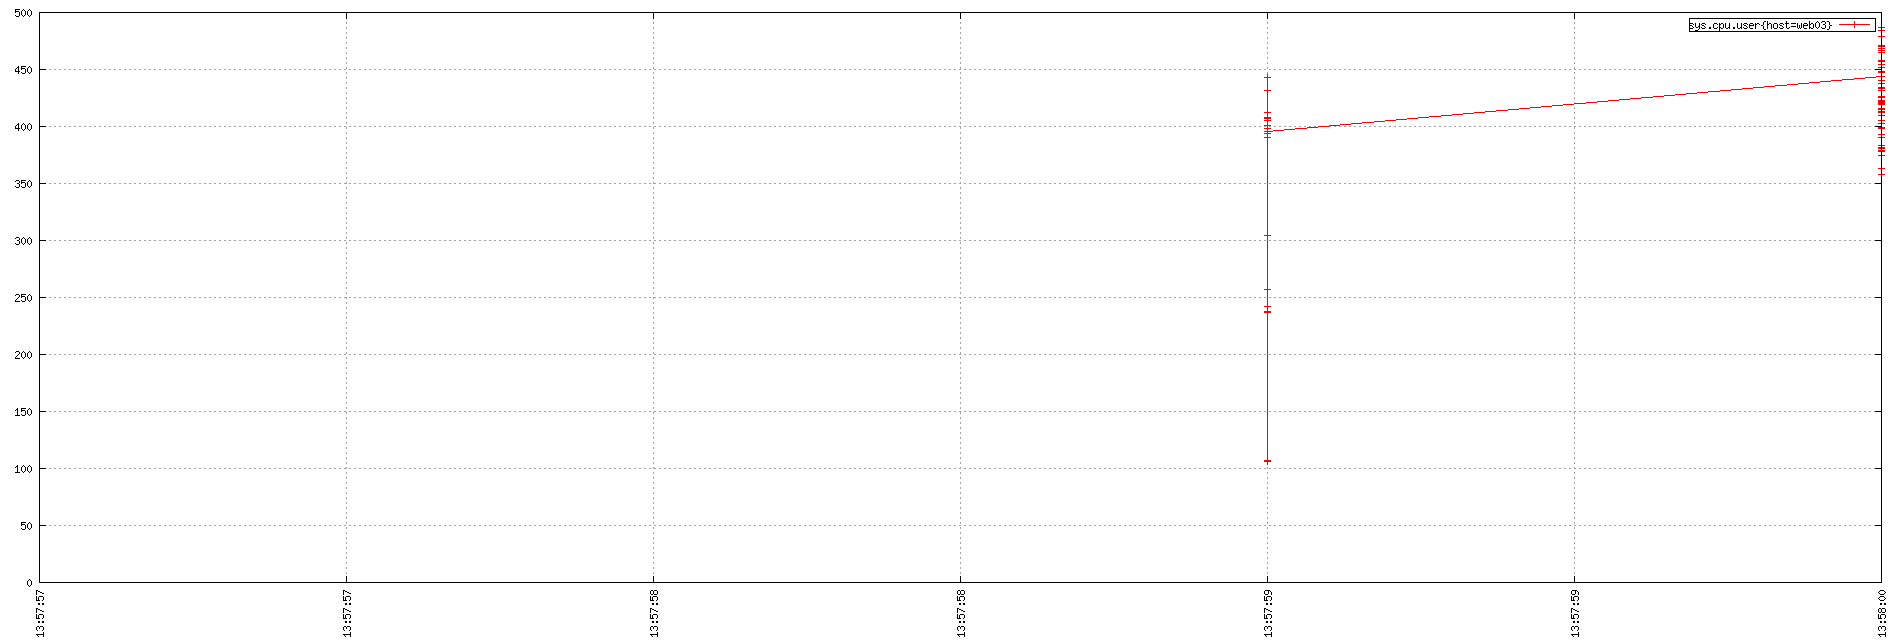

This figure's gnuplot source:
set term png small size 1900,644
set xdata time
set timefmt "%s"
if (GPVAL_VERSION < 4.6) set xtics rotate; else set xtics rotate right
set output "${TMPDIR-'tmp'}/tsd/8399a4fb.png"
set xrange ["1673963877":"1673963880"]
set format x "%H:%M:%S"
set grid
set style data linespoint
set key right box
set yrange [0:]
plot  "${TMPDIR-'tmp'}/tsd/8399a4fb_0.dat" using 1:2 title "sys.cpu.user{host=web03}"
